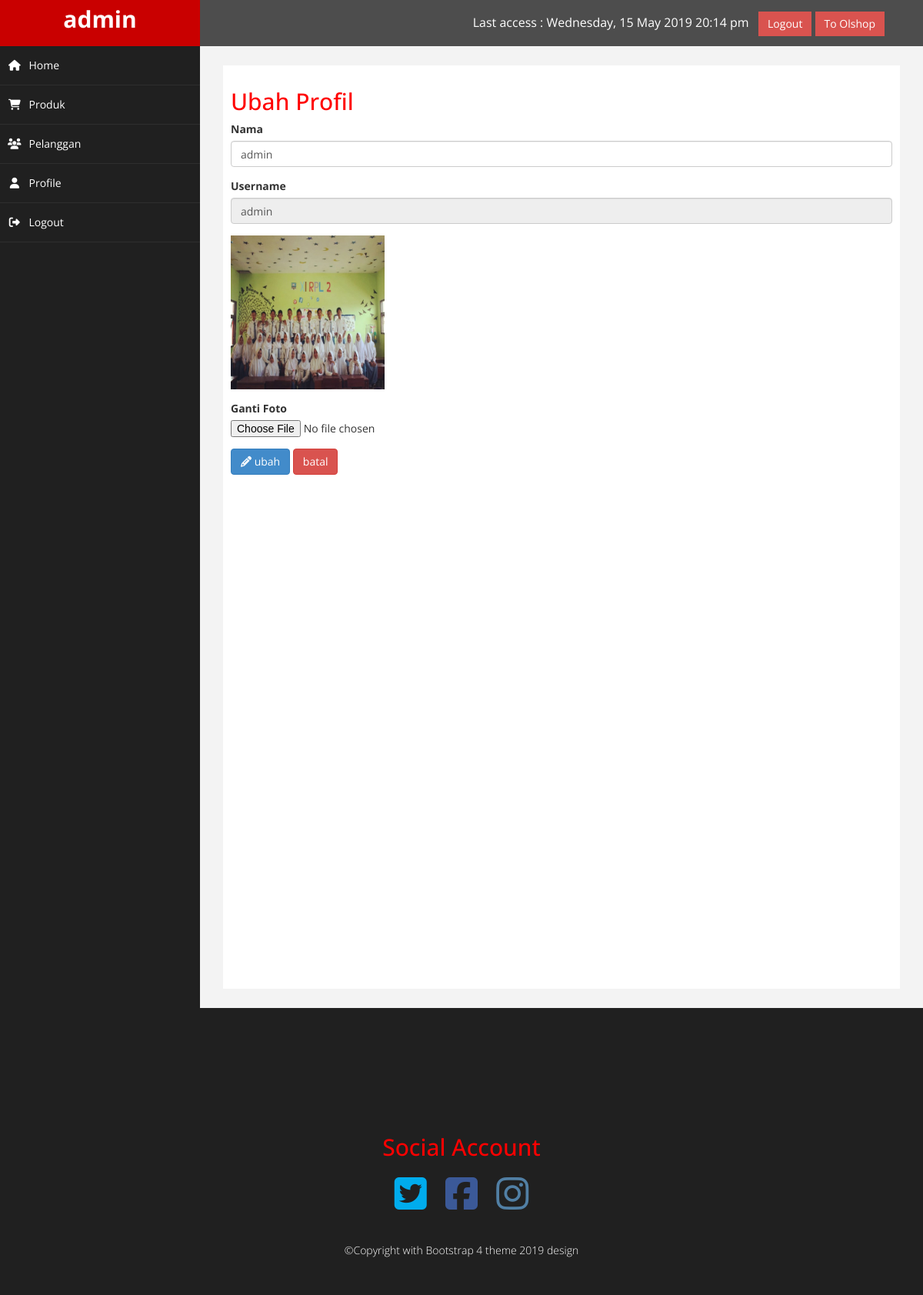
The page /on-admin/index.php?page=ubah_profil&id=1 (signed in) on the database its author committed.
### tables this page shows
CREATE TABLE `users` (
  `id_user` int(10) UNSIGNED NOT NULL,
  `nama` varchar(200) NOT NULL,
  `username` varchar(200) NOT NULL,
  `password` text NOT NULL,
  `level_user` varchar(150) NOT NULL DEFAULT 'member',
  `foto_profil` varchar(100) NOT NULL DEFAULT 'admin.jpg'
);

### on-admin/ubah_profil.php (the view, shortened to what this page needs)
<h2>Ubah Profil</h2>
<?php
$query = mysqli_query($dbconnect, "SELECT * FROM users WHERE id_user = '$_GET[id]'");
$row = mysqli_fetch_assoc($query);
?>
<form method="post" enctype="multipart/form-data" role="form">
    <div class="form-group">
        <label>Nama</label>
        <input type="text" name="nama" class="form-control" value="<?= $row['nama'] ?>">
    </div>
    <div class="form-group">
        <label>Username</label>
        <input type="text" name="username" class="form-control" value="<?= $row['username'] ?>" readonly>
    </div>
    <div class="form-group">
        <img src="../foto_profil/<?= $row['foto_profil'] ?>" width="200">
    </div>
    <div class="form-group">
        <label>Ganti Foto</label>
        <input type="file" name="foto">
    </div>
    <button class="btn btn-primary" onClick="return konfirmasi();" name="ubah"><i class="fa fa-pencil"></i> ubah</button>
    <a href="?page=profil&id=<?= $row['id_user'] ?>"><span class="btn btn-danger ">batal</></a>
</form>

### on-admin/assets/css/custom.css (style rules this page uses)
body { font-family: 'Open Sans', sans-serif; }
h2 { color: #f00; }

### on-admin/ubah_profil.php (style rules this page uses)
form { margin-bottom: 20px; }
a { text-decoration: none; color: white; }

### rows shown on the page
users: nama "admin", username "admin", foto_profil (picture)

### other values the page prints
$_SESSION['nama'] "admin"
$date "Wednesday, 15 May 2019 20:14 pm"
